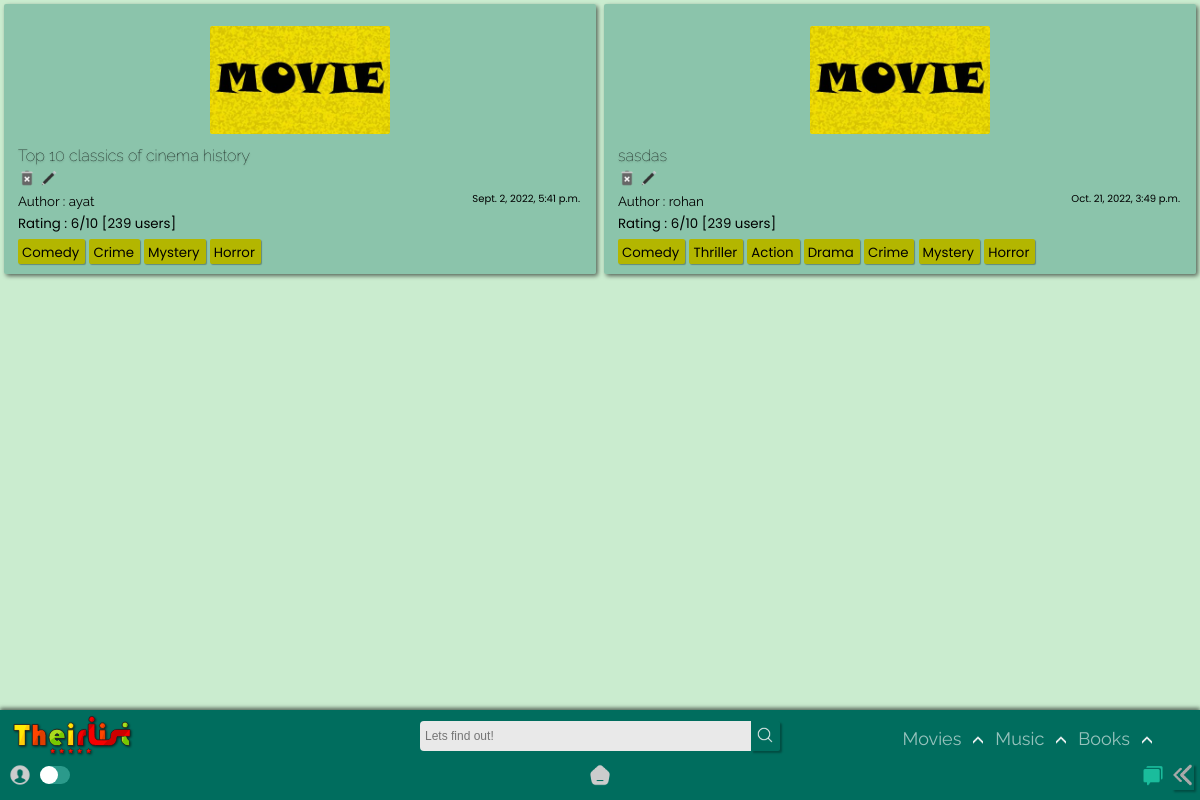
The app's page /home/film/Comedy with its own data.
### app/models.py (models this page shows, shortened)
class List(models.Model):
    title = models.CharField(max_length=120)
    genre = models.ManyToManyField('Genre')
    creator = models.ForeignKey(User,on_delete=models.SET_NULL,blank=True, null=True)
    posted = models.DateTimeField(auto_now_add=True)
    content = RichTextField(null=True,default=' ')
    type = models.CharField(max_length=10,default="Movie")
    spoiler_choices = [(False, 'No'),(True, 'Yes')]
    spoiler = models.BooleanField(default=False,null=True, choices = spoiler_choices)
    slug = models.SlugField(max_length= 300,null=True, blank = True, unique=True)

class Genre(models.Model):
    name = models.CharField(max_length=150)
    def __str__(self):
        return self.name

### app/views.py (the view)
# urls.py: path('film/',views.film, name='film'),
def film(request,query=None):
    if not query:
        qs = List.objects.all()
    else:
        qs = List.objects.filter(genre__name__icontains=query)
    return render(request, 'app/film.html', {'query': qs, 'result' : query} )

### templates/app/film.html (shortened to what this page needs)
{% extends "index.html" %}
{% load static %}
{% block content %}
<section>
    <div class="contain-sec" id="contain-sec5">
      {% for film in query %}
      <div class="elements">
        <div class="thumb">
          <img src="{% static 'app/images/movie-poster.jpg' %}" width="100px" />
        </div>
        <div class="Title">
          <a href="{% url 'app:list_detail' film.slug %}"><h4 class="tit">{{film.title}}</h4></a>
          {% if user.id == film.creator.id %}
          <a href="{% url 'app:delete_movie' film.slug %}"><img src ="{% static 'app/images/delete.png' %}"></a>
          <a href="{% url 'app:update_list' film.slug %}"><img src ="{% static 'app/images/edit.png' %}"></a>
          {% else %}
          <img src ="{% static 'app/images/delete-dis.png' %}">
          <img src ="{% static 'app/images/edit-dis.png' %}">
          {% endif %}
        </div>
        <div class="Author">
          <small>Author : {{film.creator.username}}<span>{{film.posted}}</span></small>
        </div>
        <div class="rating"><small>Rating : 6/10 [239 users]</small></div>
          {% for tag in film.genre.all %}
          <div class="Genre">
            <a href="{% url 'app:film' query=tag %}">
              <small>{{ tag }}</small>
            </a>
          </div>
            {% empty %}
            No tags!
          {% endfor %}
      </div>
      {% endfor %}
    </div>
  </section>
{% endblock content %}

### static/app/css/desk.css (style rules this page uses)
:root { --rd: #D10000; --white: rgb(233, 233, 233); --rd2: #9DAAF2; --dark: #1d1d1d; --teal: rgb(0, 109, 94); }
* { -webkit-tap-highlight-color: transparent; margin: 0; padding: 0; box-sizing: border-box; }
body { -webkit-tap-highlight-color: transparent; background-color: #CAECCF; text-decoration: none; height: 100vh; display: flex; flex-direction: column; font-family: 'Raleway', sans-serif; }
.Title img { height: 18px!important; }
.Genre small { padding: 0 0; margin-right: 2px; }

### static/app/css/content_css.css (style rules this page uses)
section { position: relative; z-index: 0; }
.contain-sec { padding-top: 0px; display: grid; width: 100%; color: black; grid-template-rows: repeat(auto-fit, minmax(100px, 1fr)); grid-template-columns: repeat(auto-fit, minmax(250px, 1fr)); position: relative; margin-bottom: 100px; }
.elements { padding: 10px 14px; width: auto; cursor: pointer; background-color: rgba(0, 109, 94, 0.315); margin: 4px; border-radius: 2px; position: relative; box-shadow: 2px 2px 4px #00000090; transition: all 250ms ease-in-out; }
.thumb { display: grid; justify-content: center; }
.thumb img { height: 108px; width: auto; border-radius: 2px; margin: 12px; }
.tit { font-size: 1em; font-weight: lighter; transition: all 250ms ease-in-out; margin-bottom: 4px; text-shadow: 0px 1px 2px #0000005b; }
.Author span { position: absolute; margin-right: 16px; right: 0; cursor: pointer; font-size: 10px; font-family: 'Poppins', sans-serif; }
.rating { font-family: 'Poppins', sans-serif; }
.Genre { margin: 0px 0px; margin-top: 4px; padding: 0px 4px; border-radius: 2px; background-color: rgb(179, 182, 0); color: rgb(0, 0, 0); width: max-content; cursor: pointer; display: inline-block; box-shadow: 1px 1px 1px #0000004b; font-family: 'Poppins', sans-serif; transition: all 350ms ease-in-out; }

### templates/app/film.html (style rules this page uses)
.Title img { height: 14px; }

### records on screen
List: title "Top 10 classics of cinema history", creator.username "ayat", posted "Sept. 2, 2022, 5:41 p.m."
Genre: name "Comedy"
Genre: name "Crime"
Genre: name "Mystery"
Genre: name "Horror"
List: title "sasdas", creator.username "rohan", posted "Oct. 21, 2022, 3:49 p.m."
Genre: name "Thriller"
Genre: name "Action"
Genre: name "Drama"
